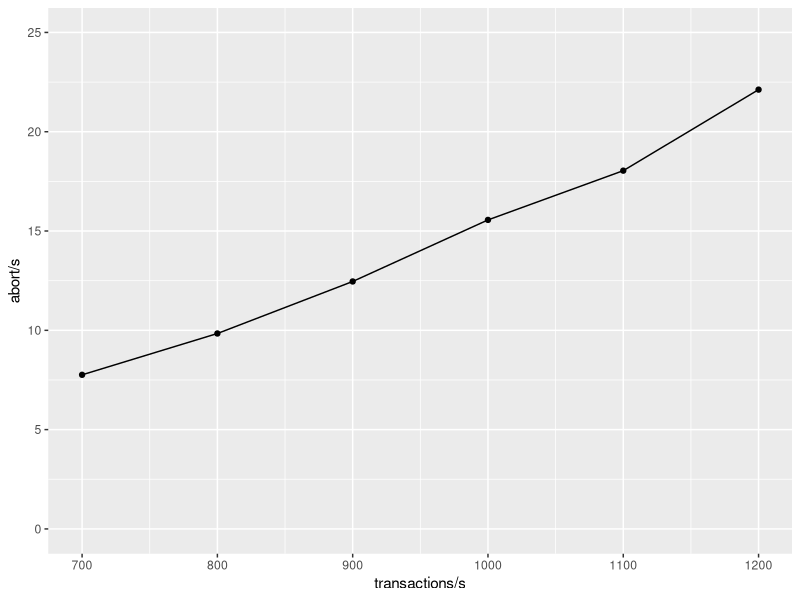

R code for this plot:
library(ggplot2)

tps=seq(700,1200,100)
aborts=c(7.76,9.84,12.46,15.56,18.04,22.12)
data=data.frame(tps,aborts)
data
p <- ggplot(data = data,aes(x=tps, y=aborts)) + 
  geom_line() +
  geom_point() + 
  ylim(0, 25) + xlab("transactions/s") + ylab("abort/s")
p
